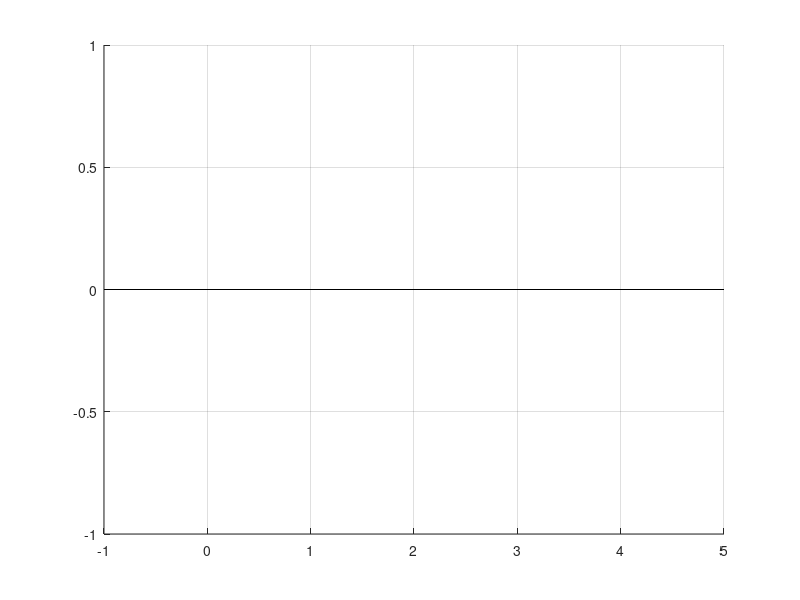

Write the MATLAB code that produced this figure. (Note: this script raises an error after producing the figure.)
clear all;
clc;

matfiles_10 = dir('/home/andre/Rep/sdWPT-Simulator/testaNovo/simulate_2nodes10_*.mat');
matfiles_50 = dir('/home/andre/Rep/sdWPT-Simulator/testaNovo/simulate_2nodes50_*.mat');
matfiles_100 = dir('/home/andre/Rep/sdWPT-Simulator/testaNovo/simulate_2nodes100_*.mat');
matfiles_200 = dir('/home/andre/Rep/sdWPT-Simulator/testaNovo/simulate_2nodes200_*.mat');
matfiles_300 = dir('/home/andre/Rep/sdWPT-Simulator/testaNovo/simulate_2nodes300_*.mat');
matfiles_400 = dir('/home/andre/Rep/sdWPT-Simulator/testaNovo/simulate_2nodes400_*.mat');



atraso10 = [];
atraso50 = [];
atraso100 = [];
atraso200 = [];
atraso300 = [];
atraso400 = [];


vazao10  = [];
vazao50  = [];
vazao100 = [];
vazao200 = [];
vazao300 = [];
vazao400 = [];

for file=1:length(matfiles_10)
    load(matfiles_10(file).name);
    atraso10 = [atraso10 lat];
    vazao10 = [vazao10 bit];
    load(matfiles_50(file).name);
    atraso50 = [atraso50 lat];
    vazao50 = [vazao50 bit];
    load(matfiles_100(file).name);
    atraso100 = [atraso100 lat];
    vazao100 = [vazao100 bit];
    load(matfiles_200(file).name);
    atraso200 = [atraso200 lat];
    vazao200 = [vazao200 bit];
    load(matfiles_300(file).name);
    atraso300 = [atraso300 lat];
    vazao300 = [vazao300 bit];
    load(matfiles_400(file).name);
    atraso400 = [atraso400 lat];
    vazao400 = [vazao400 bit];
end

latencyMean = [mean(atraso10) mean(atraso50) mean(atraso100) mean(atraso200) mean(atraso300) mean(atraso400)];
latencyDesvio = [std(atraso10) std(atraso50) std(atraso100) std(atraso200) std(atraso300) std(atraso400)];

margemErro = [1:6];

margemErro(1) = 1.96*latencyDesvio(1)/sqrt(length(atraso10));
margemErro(2) = 1.96*latencyDesvio(2)/sqrt(length(atraso50));
margemErro(3) = 1.96*latencyDesvio(3)/sqrt(length(atraso100));
margemErro(4) = 1.96*latencyDesvio(4)/sqrt(length(atraso200));
margemErro(5) = 1.96*latencyDesvio(5)/sqrt(length(atraso300));
margemErro(6) = 1.96*latencyDesvio(6)/sqrt(length(atraso400));

intervalosup = ones(1,6);
intervaloinf = ones(1,6);
for j=1:6
    intervalosup(j) = latencyMean(j) + margemErro(j);
    intervaloinf(j) = latencyMean(j) - margemErro(j);
end


x = [0.1 0.5 1 2 3 4];

y = latencyMean;

neg = intervaloinf;
pos = intervalosup;
yneg = y - neg;
ypos = pos - y;


figure(1)
    hold on
    grid
    bar(x,latencyMean);
    errorbar(x, latencyMean, yneg, ypos, '-s', 'MarkerEdgeColor','red','MarkerFaceColor','red');
    xlabel('Nodes distance (m)');
    ylabel('Latency (ms)');
    hold off